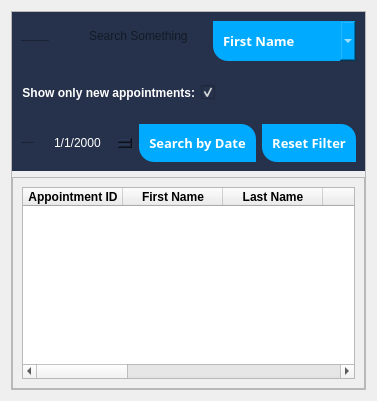
             <widget class="QWidget" name="Search">
              <attribute name="title">
               <string>SEARCH</string>
              </attribute>
              <layout class="QVBoxLayout" name="verticalLayout_9">
               <item>
                <widget class="QFrame" name="search_frame">
                 <property name="styleSheet">
                  <string notr="true"/>
                 </property>
                 <property name="frameShape">
                  <enum>QFrame::StyledPanel</enum>
                 </property>
                 <property name="frameShadow">
                  <enum>QFrame::Raised</enum>
                 </property>
                 <layout class="QVBoxLayout" name="verticalLayout_10">
                  <property name="leftMargin">
                   <number>0</number>
                  </property>
                  <property name="topMargin">
                   <number>0</number>
                  </property>
                  <property name="rightMargin">
                   <number>0</number>
                  </property>
                  <property name="bottomMargin">
                   <number>0</number>
                  </property>
                  <item alignment="Qt::AlignTop">
                   <widget class="QFrame" name="top_search_frame">
                    <property name="styleSheet">
                     <string notr="true">border-top-right-radius: 30px;
border-top-left-radius: 30px;
border-bottom-right-radius:30px;
border-bottom-left-radius: 30px;
background-color:#26324b;</string>
                    </property>
                    <property name="frameShape">
                     <enum>QFrame::NoFrame</enum>
                    </property>
                    <property name="frameShadow">
                     <enum>QFrame::Raised</enum>
                    </property>
                    <layout class="QVBoxLayout" name="verticalLayout_11">
                     <property name="leftMargin">
                      <number>0</number>
                     </property>
                     <property name="topMargin">
                      <number>0</number>
                     </property>
                     <property name="rightMargin">
                      <number>0</number>
                     </property>
                     <property name="bottomMargin">
                      <number>0</number>
                     </property>
                     <item>
                      <widget class="QFrame" name="values_frame">
                       <property name="sizePolicy">
                        <sizepolicy hsizetype="Expanding" vsizetype="Expanding">
                         <horstretch>0</horstretch>
                         <verstretch>0</verstretch>
                        </sizepolicy>
                       </property>
                       <property name="minimumSize">
                        <size>
                         <width>30</width>
                         <height>0</height>
                        </size>
                       </property>
                       <property name="styleSheet">
                        <string notr="true"/>
                       </property>
                       <property name="frameShape">
                        <enum>QFrame::NoFrame</enum>
                       </property>
                       <property name="frameShadow">
                        <enum>QFrame::Raised</enum>
                       </property>
                       <layout class="QHBoxLayout" name="horizontalLayout_6">
                        <item>
                         <widget class="QLabel" name="label_13">
                          <property name="font">
                           <font>
                            <pointsize>-1</pointsize>
                           </font>
                          </property>
                          <property name="styleSheet">
                           <string notr="true"/>
                          </property>
                          <property name="text">
                           <string>Choose from the dropbox on the right then type in to filter results:</string>
                          </property>
                         </widget>
                        </item>
                        <item alignment="Qt::AlignTop">
                         <widget class="QFrame" name="frame_25">
                          <property name="minimumSize">
                           <size>
                            <width>150</width>
                            <height>0</height>
                           </size>
                          </property>
                          <property name="styleSheet">
                           <string notr="true">border-radius:10px;</string>
                          </property>
                          <property name="frameShape">
                           <enum>QFrame::StyledPanel</enum>
                          </property>
                          <property name="frameShadow">
                           <enum>QFrame::Raised</enum>
                          </property>
                          <layout class="QHBoxLayout" name="horizontalLayout_34">
                           <property name="spacing">
                            <number>0</number>
                           </property>
                           <property name="leftMargin">
                            <number>0</number>
                           </property>
                           <property name="topMargin">
                            <number>0</number>
                           </property>
                           <property name="bottomMargin">
                            <number>0</number>
                           </property>
                           <item>
                            <widget class="QLabel" name="label_38">
                             <property name="sizePolicy">
                              <sizepolicy hsizetype="Preferred" vsizetype="Preferred">
                               <horstretch>0</horstretch>
                               <verstretch>0</verstretch>
                              </sizepolicy>
                             </property>
                             <property name="minimumSize">
                              <size>
                               <width>30</width>
                               <height>30</height>
                              </size>
                             </property>
                             <property name="maximumSize">
                              <size>
                               <width>30</width>
                               <height>30</height>
                              </size>
                             </property>
                             <property name="text">
                              <string/>
                             </property>
                             <property name="pixmap">
                              <pixmap resource="icons.qrc">:/icons/icons8-search-24.png</pixmap>
                             </property>
                             <property name="scaledContents">
                              <bool>true</bool>
                             </property>
                            </widget>
                           </item>
                           <item>
                            <widget class="QLineEdit" name="search_edit">
                             <property name="sizePolicy">
                              <sizepolicy hsizetype="Expanding" vsizetype="Expanding">
                               <horstretch>0</horstretch>
                               <verstretch>0</verstretch>
                              </sizepolicy>
                             </property>
                             <property name="minimumSize">
                              <size>
                               <width>0</width>
                               <height>30</height>
                              </size>
                             </property>
                             <property name="styleSheet">
                              <string notr="true">border-bottom:0px;</string>
                             </property>
                             <property name="placeholderText">
                              <string>Search Something</string>
                             </property>
                            </widget>
                           </item>
                          </layout>
                         </widget>
                        </item>
                        <item>
                         <widget class="QComboBox" name="values_combobox">
                          <property name="sizePolicy">
                           <sizepolicy hsizetype="Preferred" vsizetype="Expanding">
                            <horstretch>0</horstretch>
                            <verstretch>0</verstretch>
                           </sizepolicy>
                          </property>
                          <property name="font">
                           <font>
                            <family>Comfortaa</family>
                            <pointsize>10</pointsize>
                            <weight>50</weight>
                            <italic>false</italic>
                            <bold>false</bold>
                           </font>
                          </property>
                          <property name="styleSheet">
                           <string notr="true">background-color: rgb(0, 170, 255);
color: rgb(255, 255, 255);

font: 10pt &quot;Comfortaa&quot;;
font-size: 13px;
	font-weight: bold;
	border-top-right-radius: 15px;
	border-top-left-radius: 0px;
	border-bottom-right-radius: 0px;
	border-bottom-left-radius: 15px;
	padding: 10px;
	font: 10pt &quot;Comfortaa&quot;;</string>
                          </property>
                          <item>
                           <property name="text">
                            <string>First Name</string>
                           </property>
                          </item>
                          <item>
                           <property name="text">
                            <string>Last Name</string>
                           </property>
                          </item>
                          <item>
                           <property name="text">
                            <string>Phone Number</string>
                           </property>
                          </item>
                          <item>
                           <property name="text">
                            <string>Appointment ID</string>
                           </property>
                          </item>
                          <item>
                           <property name="text">
                            <string>Note</string>
                           </property>
                          </item>
                         </widget>
                        </item>
                       </layout>
                      </widget>
                     </item>
                     <item alignment="Qt::AlignLeft">
                      <widget class="QFrame" name="new_appt_frame">
                       <property name="frameShape">
                        <enum>QFrame::StyledPanel</enum>
                       </property>
                       <property name="frameShadow">
                        <enum>QFrame::Raised</enum>
                       </property>
                       <layout class="QHBoxLayout" name="horizontalLayout_24">
                        <item>
                         <widget class="QCheckBox" name="checkbox">
                          <property name="font">
                           <font>
                            <weight>75</weight>
                            <bold>true</bold>
                           </font>
                          </property>
                          <property name="layoutDirection">
                           <enum>Qt::RightToLeft</enum>
                          </property>
                          <property name="styleSheet">
                           <string notr="true">color: rgb(255, 255, 255);</string>
                          </property>
                          <property name="text">
                           <string>Show only new appointments:</string>
                          </property>
                          <property name="checkable">
                           <bool>true</bool>
                          </property>
                          <property name="checked">
                           <bool>true</bool>
                          </property>
                          <property name="autoExclusive">
                           <bool>false</bool>
                          </property>
                          <property name="tristate">
                           <bool>false</bool>
                          </property>
                         </widget>
                        </item>
                       </layout>
                      </widget>
                     </item>
                     <item>
                      <widget class="QFrame" name="date_frame">
                       <property name="frameShape">
                        <enum>QFrame::StyledPanel</enum>
                       </property>
                       <property name="frameShadow">
                        <enum>QFrame::Raised</enum>
                       </property>
                       <layout class="QHBoxLayout" name="horizontalLayout_8">
                        <item alignment="Qt::AlignLeft">
                         <widget class="QLabel" name="label_11">
                          <property name="maximumSize">
                           <size>
                            <width>300</width>
                            <height>16777215</height>
                           </size>
                          </property>
                          <property name="font">
                           <font>
                            <pointsize>-1</pointsize>
                           </font>
                          </property>
                          <property name="styleSheet">
                           <string notr="true"/>
                          </property>
                          <property name="text">
                           <string>Choose a date to filter results:</string>
                          </property>
                         </widget>
                        </item>
                        <item>
                         <widget class="QDateEdit" name="date_search_edit">
                          <property name="maximumSize">
                           <size>
                            <width>250</width>
                            <height>16777215</height>
                           </size>
                          </property>
                          <property name="font">
                           <font>
                            <pointsize>9</pointsize>
                           </font>
                          </property>
                          <property name="styleSheet">
                           <string notr="true">color: rgb(255, 255, 255);</string>
                          </property>
                          <property name="displayFormat">
                           <string>d/M/yyyy</string>
                          </property>
                         </widget>
                        </item>
                        <item>
                         <widget class="QPushButton" name="search_by_date_btn">
                          <property name="maximumSize">
                           <size>
                            <width>300</width>
                            <height>16777215</height>
                           </size>
                          </property>
                          <property name="font">
                           <font>
                            <family>Comfortaa</family>
                            <pointsize>10</pointsize>
                            <weight>50</weight>
                            <italic>false</italic>
                            <bold>false</bold>
                           </font>
                          </property>
                          <property name="styleSheet">
                           <string notr="true">color: rgb(255, 255, 255);
background-color: rgb(0, 170, 255);
font-size: 13px;
	font-weight: bold;
	border-top-right-radius: 15px;
	border-top-left-radius: 0px;
	border-bottom-right-radius: 0px;
	border-bottom-left-radius: 15px;
	padding: 10px;
	font: 10pt &quot;Comfortaa&quot;;</string>
                          </property>
                          <property name="text">
                           <string>Search by Date</string>
                          </property>
                          <property name="icon">
                           <iconset>
                            <normaloff>icons/icons8-search-24.png</normaloff>icons/icons8-search-24.png</iconset>
                          </property>
                         </widget>
                        </item>
                        <item>
                         <widget class="QPushButton" name="reset_btn">
                          <property name="maximumSize">
                           <size>
                            <width>300</width>
                            <height>16777215</height>
                           </size>
                          </property>
                          <property name="font">
                           <font>
                            <family>Comfortaa</family>
                            <pointsize>10</pointsize>
                            <weight>50</weight>
                            <italic>false</italic>
                            <bold>false</bold>
                           </font>
                          </property>
                          <property name="styleSheet">
                           <string notr="true">color: rgb(255, 255, 255);
background-color: rgb(0, 170, 255);
font-size: 13px;
	font-weight: bold;
	border-top-right-radius: 15px;
	border-top-left-radius: 0px;
	border-bottom-right-radius: 0px;
	border-bottom-left-radius: 15px;
	padding: 10px;
	font: 10pt &quot;Comfortaa&quot;;</string>
                          </property>
                          <property name="text">
                           <string>Reset Filter</string>
                          </property>
                          <property name="icon">
                           <iconset>
                            <normaloff>icons/icons8-delete-30.png</normaloff>icons/icons8-delete-30.png</iconset>
                          </property>
                         </widget>
                        </item>
                       </layout>
                      </widget>
                     </item>
                    </layout>
                   </widget>
                  </item>
                  <item>
                   <widget class="QFrame" name="main_search_frame">
                    <property name="sizePolicy">
                     <sizepolicy hsizetype="Expanding" vsizetype="Expanding">
                      <horstretch>0</horstretch>
                      <verstretch>0</verstretch>
                     </sizepolicy>
                    </property>
                    <property name="frameShape">
                     <enum>QFrame::StyledPanel</enum>
                    </property>
                    <property name="frameShadow">
                     <enum>QFrame::Raised</enum>
                    </property>
                    <layout class="QHBoxLayout" name="horizontalLayout_9">
                     <item>
                      <widget class="QTableWidget" name="search_table">
                       <property name="font">
                        <font>
                         <weight>75</weight>
                         <bold>true</bold>
                        </font>
                       </property>
                       <property name="styleSheet">
                        <string notr="true">color: rgb(0, 0, 0);</string>
                       </property>
                       <property name="editTriggers">
                        <set>QAbstractItemView::NoEditTriggers</set>
                       </property>
                       <column>
                        <property name="text">
                         <string>Appointment ID</string>
                        </property>
                       </column>
                       <column>
                        <property name="text">
                         <string>First Name</string>
                        </property>
                       </column>
                       <column>
                        <property name="text">
                         <string>Last Name</string>
                        </property>
                       </column>
                       <column>
                        <property name="text">
                         <string>Date</string>
                        </property>
                       </column>
                       <column>
                        <property name="text">
                         <string>From</string>
                        </property>
                       </column>
                       <column>
                        <property name="text">
                         <string>To</string>
                        </property>
                       </column>
                       <column>
                        <property name="text">
                         <string>Phone Number</string>
                        </property>
                       </column>
                       <column>
                        <property name="text">
                         <string>Note</string>
                        </property>
                       </column>
                       <column>
                        <property name="text">
                         <string>Price</string>
                        </property>
                       </column>
                       <column>
                        <property name="text">
                         <string>Patient ID</string>
                        </property>
                       </column>
                      </widget>
                     </item>
                    </layout>
                   </widget>
                  </item>
                 </layout>
                </widget>
               </item>
              </layout>
             </widget>
